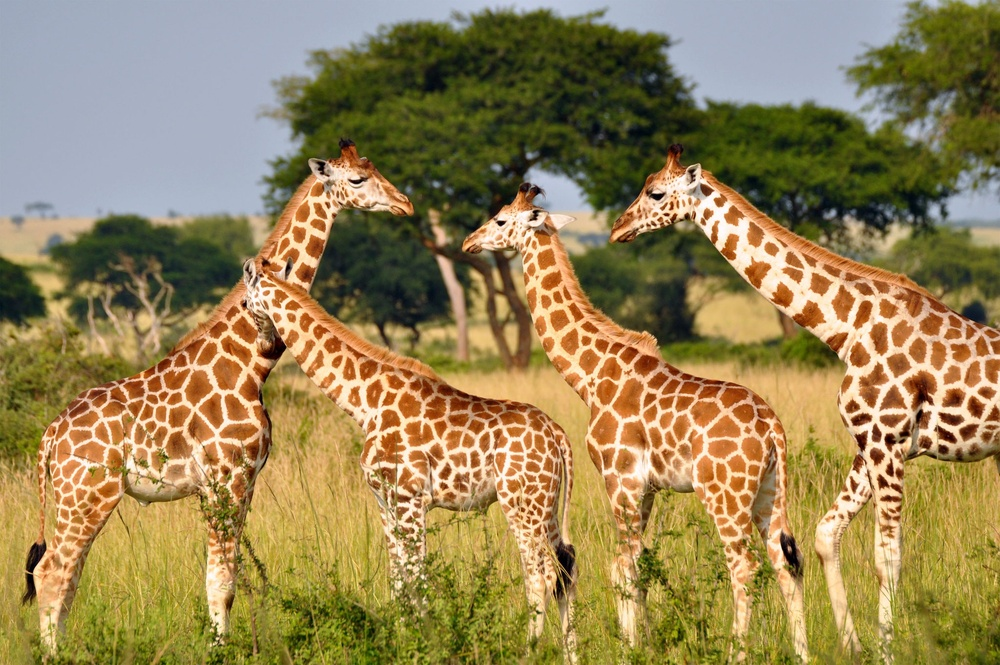
#> input picture image_proc_tech/giraffe.jpg, 1000 x 665 px, shrunk from 2048 x 1361 before the run
$ python image_thresholding_techs.py
#> lines starting #> are read from the running program, lines starting #| are printed output that depends on the picture; after the words box and inside, x2 and y2 are one past the last pixel; in counts of white or black regions, pixels touching at a corner belong together
from PIL import Image
import numpy as np
import matplotlib.pyplot as plt
import cv2

"""
https://opencv-python-tutroals.readthedocs.io/en/latest/py_tutorials/py_imgproc/py_thresholding/py_thresholding.html
"""

# importing image
img = Image.open("giraffe.jpg")
#> img is the input picture: PIL image 1000x665 RGB; mean R, G, B 150, 131.3, 85.9
img_np = np.asarray(img)
print(np.shape(img_np))
#| (665, 1000, 3)
# plt.imshow(img_np)
# plt.show()

img_gray = cv2.cvtColor(img_np, cv2.COLOR_BGR2GRAY)
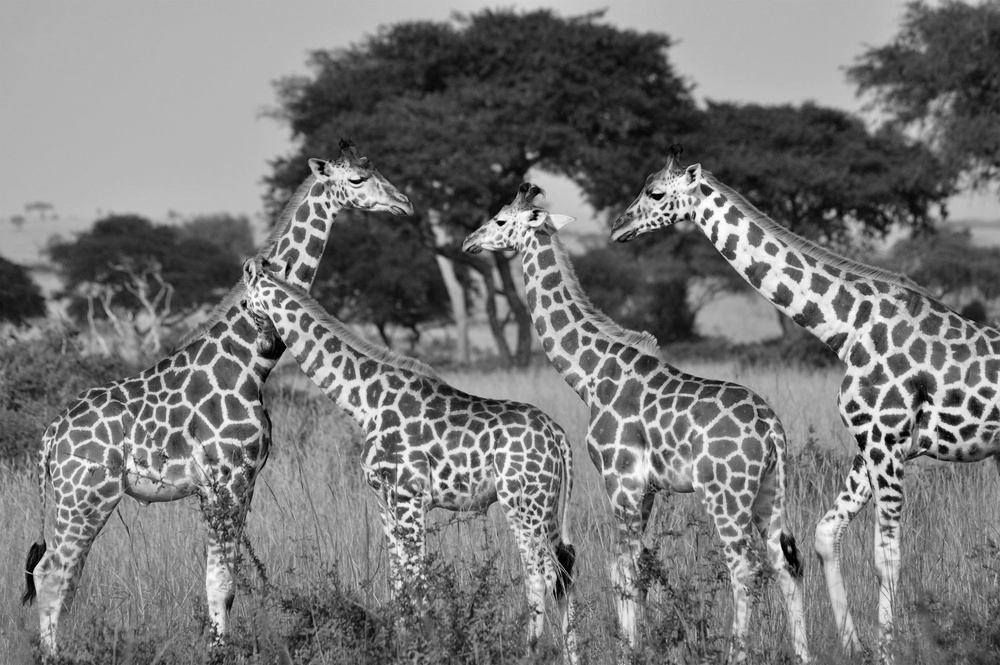
#> img_gray: shape (665, 1000); min 0, max 254, mean 119.9
print(img_gray.shape)
#| (665, 1000)
# plt.imshow(img_gray, cmap='gray')
# plt.show()

# ret: This is the threshold limit
# img_threshold: The image after applying threshold
ret, img_threshold = cv2.threshold(img_gray, 127, 255, cv2.THRESH_BINARY)
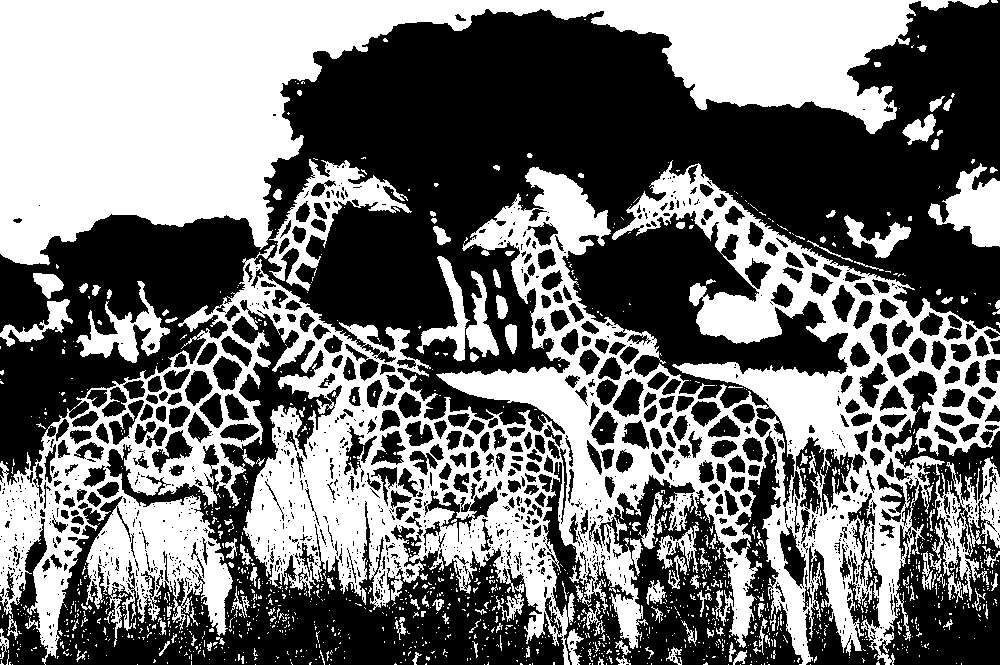
#> img_threshold: shape (665, 1000); 45.1% white; 1524 white regions (1368 under 20 px), largest, box (x1, y1, x2, y2) and area: (0, 160, 1000, 665) 164266, (0, 0, 989, 265) 100819, (268, 159, 412, 291) 4817
i = np.hstack((img_gray, img_threshold))
# plt.imshow(i, cmap='gray')
# plt.show()

img_gaussian = cv2.GaussianBlur(img_gray, (5, 5), 0)
i = np.hstack((img_gray, img_gaussian))
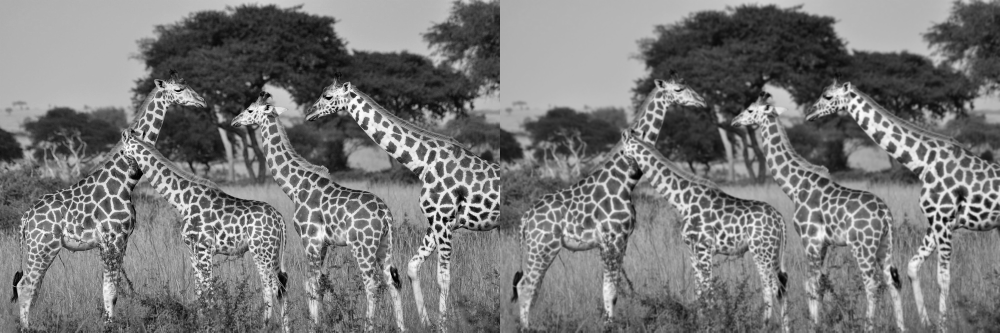
#> i: shape (665, 2000) (shown at 1/2 size); min 0, max 254, mean 119.9
# plt.imshow(i, cmap='gray')
# plt.show()

hist, bins = np.histogram(img_gray.flatten(), 256, [0, 255])
#> hist = 256 values, max 15740 at index 183, min 0 at index 255, mean 2597.7; bins = 257 values from 0 to 255
# plt.plot(hist)
# plt.show()

# Adaptive threshold
img_adaptive_threshold1 = cv2.adaptiveThreshold(img_gray, 255, cv2.ADAPTIVE_THRESH_GAUSSIAN_C, cv2.THRESH_BINARY,11, 2)
#> img_adaptive_threshold1: shape (665, 1000); 62.4% white; 4166 black regions (3018 under 20 px), largest, box (x1, y1, x2, y2) and area: (685, 382, 954, 665) 17112, (255, 127, 572, 379) 15100, (106, 299, 354, 665) 14342
img_adaptive_threshold2 = cv2.adaptiveThreshold(img_gray, 255, cv2.ADAPTIVE_THRESH_MEAN_C, cv2.THRESH_BINARY, 11, 2)
#> img_adaptive_threshold2: shape (665, 1000); 59% white; 2832 black regions (1981 under 20 px), largest, box (x1, y1, x2, y2) and area: (255, 49, 894, 396) 42075, (628, 0, 1000, 300) 16168, (663, 363, 1000, 665) 14794
img_adaptive_threshold3 = cv2.adaptiveThreshold(img_gray, 255, cv2.CALIB_CB_ADAPTIVE_THRESH, cv2.THRESH_BINARY, 11, 2)
# i = np.hstack((img_adaptive_threshold1, img_adaptive_threshold2, img_adaptive_threshold3))
# plt.imshow(i, cmap='gray')
# plt.show()


img_adaptive_threshold1 = cv2.adaptiveThreshold(img_gray, 255, cv2.ADAPTIVE_THRESH_GAUSSIAN_C, cv2.THRESH_BINARY,11, 2)
img_adaptive_threshold2 = cv2.adaptiveThreshold(img_gray, 255, cv2.ADAPTIVE_THRESH_GAUSSIAN_C, cv2.THRESH_BINARY,11, 4)
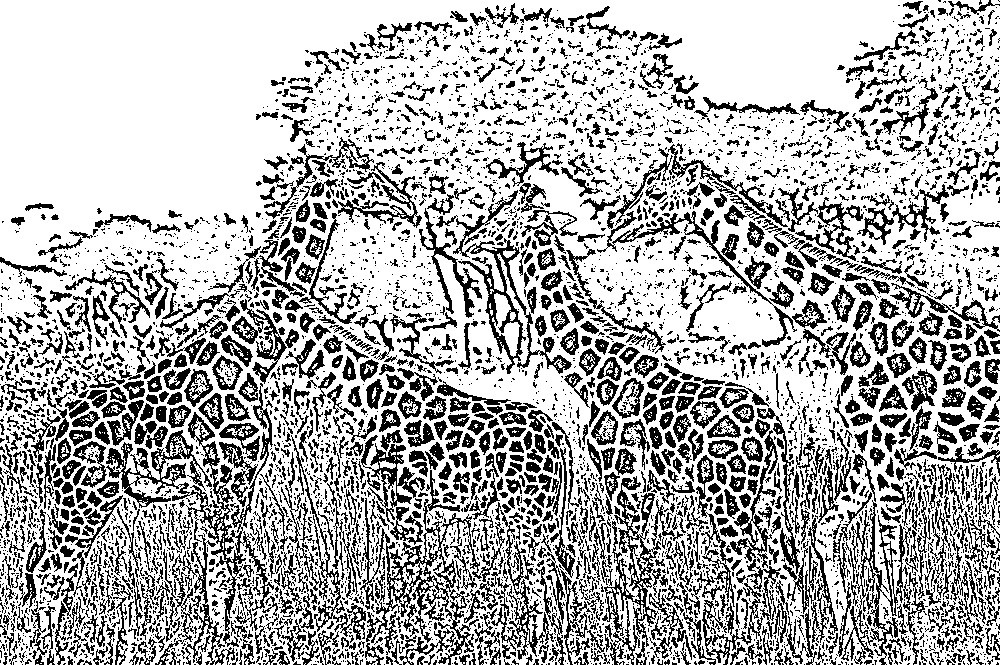
#> img_adaptive_threshold2: shape (665, 1000); 69.8% white; 5571 black regions (4081 under 20 px), largest, box (x1, y1, x2, y2) and area: (106, 383, 274, 647) 6090, (360, 470, 505, 665) 4986, (602, 476, 661, 665) 3199
i = np.hstack((img_adaptive_threshold1, img_adaptive_threshold2))
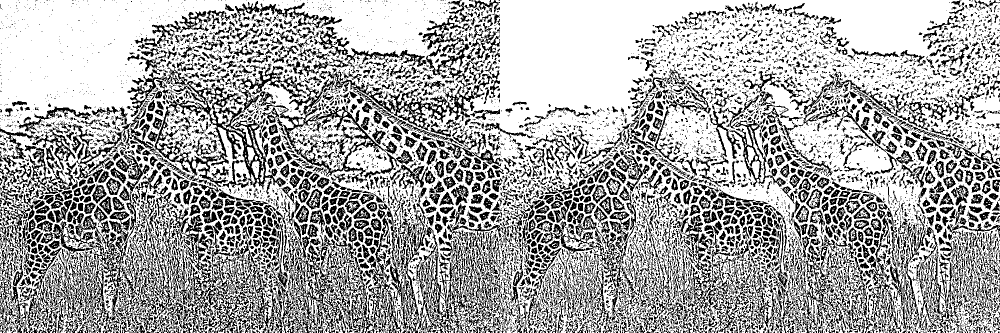
#> i: shape (665, 2000) (shown at 1/2 size); 66.1% white; 9703 black regions (7069 under 20 px), largest, box (x1, y1, x2, y2) and area: (685, 382, 954, 665) 17112, (255, 127, 572, 379) 15100, (106, 299, 354, 665) 14342
plt.imshow(i, cmap='gray')
plt.show()


# Otsu's threshold
ret, img_otsu = cv2.threshold(cv2.GaussianBlur(img_gray, (5, 5), 0), 0, 255, cv2.THRESH_OTSU)
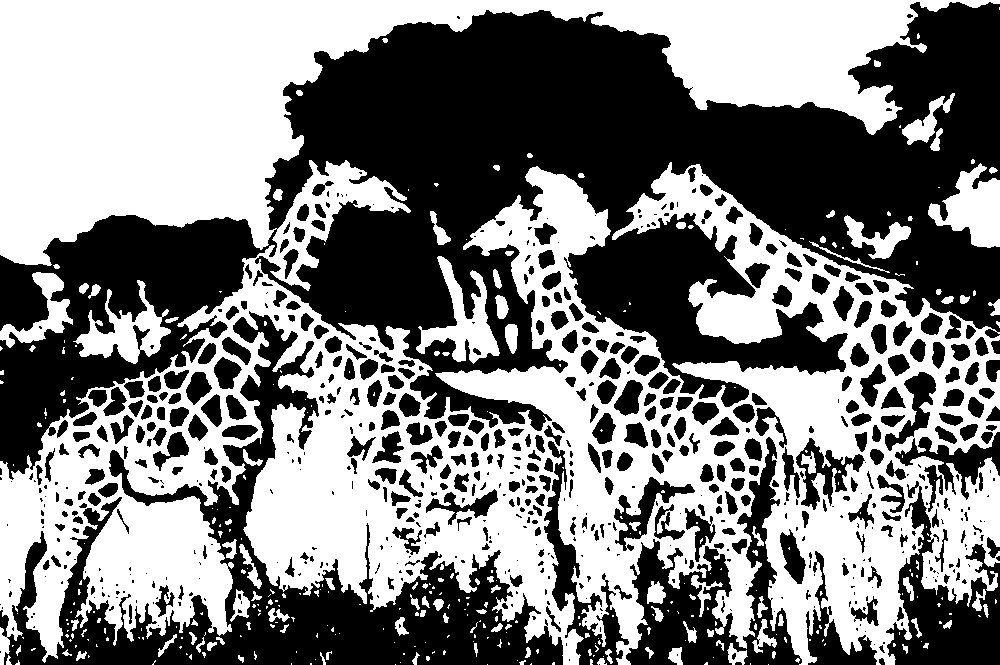
#> img_otsu: shape (665, 1000); 50.5% white; 662 black regions (307 under 20 px), largest, box (x1, y1, x2, y2) and area: (0, 2, 1000, 480) 198499, (0, 311, 563, 665) 44468, (626, 437, 802, 665) 12570
#> ret = 119
plt.imshow(np.hstack((img_threshold, img_otsu)), cmap='gray')
plt.show()
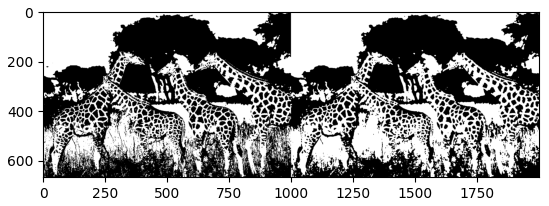
#> figure drawn by matplotlib, 1 panel
